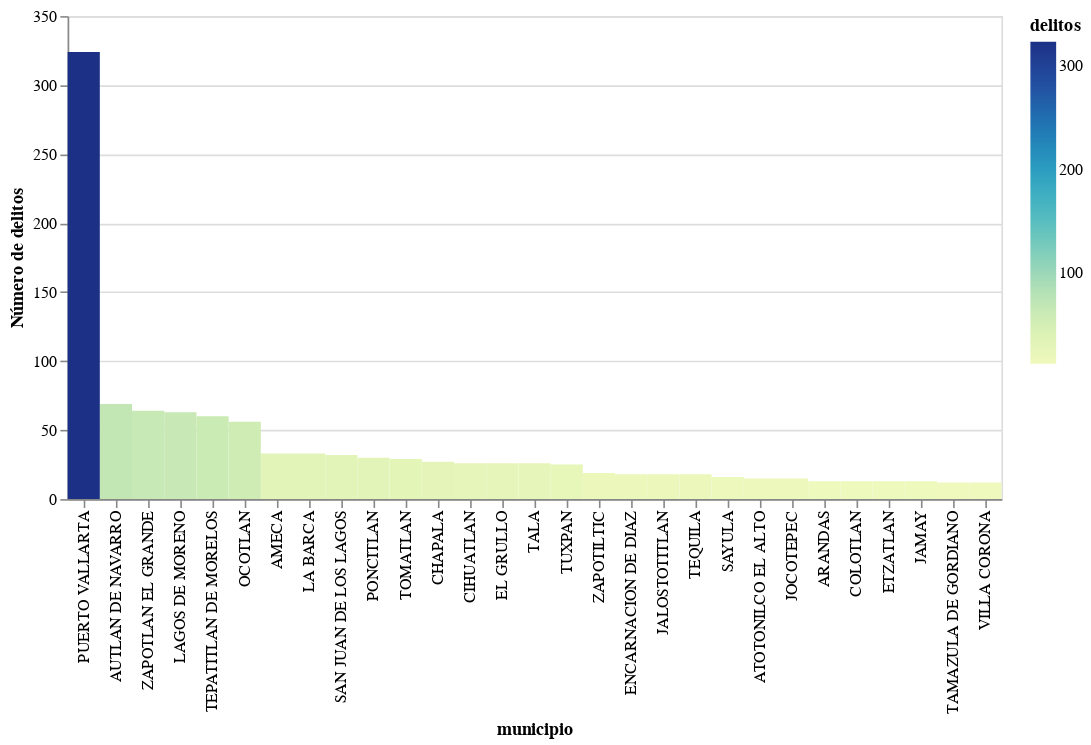

Notebook cell for this chart:
### Code cell
alt.Chart(
    delito_int,
).mark_rect().encode(
    x=alt.X('municipio:N', sort='-y'),
    y=alt.Y('fecha:Q', title="Número de delitos"),
    color=alt.Color('fecha:Q', title="delitos")

).transform_window(
    rank='rank(fecha)',
    sort=[alt.SortField('fecha', order='descending')]
).transform_filter(
    (alt.datum.rank < 30)
)

### Figure 1 — Vega-Lite specification as saved in the notebook (floating-point values rounded to 4 significant figures)
{"config": {"view": {"continuousWidth": 400, "continuousHeight": 300}}, "data": {"name": "data-0fa355551ab93238bf3b21189b7ba7eb"}, "mark": "rect", "encoding": {"color": {"field": "fecha", "title": "delitos", "type": "quantitative"}, "x": {"field": "municipio", "sort": "-y", "type": "nominal"}, "y": {"field": "fecha", "title": "Número de delitos", "type": "quantitative"}}, "transform": [{"window": [{"op": "rank", "field": "fecha", "as": "rank"}], "sort": [{"field": "fecha", "order": "descending"}]}, {"filter": "(datum.rank < 30)"}], "$schema": "https://vega.github.io/schema/vega-lite/v4.17.0.json", "datasets": {"data-0fa355551ab93238bf3b21189b7ba7eb": [{"municipio": "ACATIC", "fecha": 4}, {"municipio": "ACATLAN DE JUAREZ", "fecha": 10}, {"municipio": "AHUALULCO DE MERCADO", "fecha": 9}, {"municipio": "AMACUECA", "fecha": 1}, {"municipio": "AMATITAN", "fecha": 3}, {"municipio": "AMECA", "fecha": 33}, {"municipio": "ARANDAS", "fecha": 13}, {"municipio": "ATEMAJAC DE BRIZUELA", "fecha": 2}, {"municipio": "ATENGO", "fecha": 4}, {"municipio": "ATENGUILLO", "fecha": 1}, {"municipio": "ATOTONILCO EL ALTO", "fecha": 15}, {"municipio": "ATOYAC", "fecha": 1}, {"municipio": "AUTLAN DE NAVARRO", "fecha": 69}, {"municipio": "AYOTLAN", "fecha": 8}, {"municipio": "AYUTLA", "fecha": 7}, {"municipio": "BOLAÑOS", "fecha": 1}, {"municipio": "CABO CORRIENTES", "fecha": 3}, {"municipio": "CASIMIRO CASTILLO", "fecha": 8}, {"municipio": "CAÑADAS DE OBREGON", "fecha": 1}, {"municipio": "CHAPALA", "fecha": 27}, {"municipio": "CHIQUILISTLAN", "fecha": 1}, {"municipio": "CIHUATLAN", "fecha": 26}, {"municipio": "COCULA", "fecha": 9}, {"municipio": "COLOTLAN", "fecha": 13}, {"municipio": "CONCEPCION DE BUENOS AIRES", "fecha": 4}, {"municipio": "CUAUTITLAN DE GARCIA BARRAGAN", "fecha": 2}, {"municipio": "CUAUTLA", "fecha": 1}, {"municipio": "CUQUIO", "fecha": 3}, {"municipio": "DEGOLLADO", "fecha": 7}, {"municipio": "EL ARENAL", "fecha": 5}, {"municipio": "EL GRULLO", "fecha": 26}, {"municipio": "EL LIMON", "fecha": 2}, {"municipio": "ENCARNACION DE DIAZ", "fecha": 18}, {"municipio": "ETZATLAN", "fecha": 13}, {"municipio": "GOMEZ FARIAS", "fecha": 10}, {"municipio": "HOSTOTIPAQUILLO", "fecha": 1}, {"municipio": "HUEJUCAR", "fecha": 6}, {"municipio": "HUEJUQUILLA EL ALTO", "fecha": 3}, {"municipio": "IXTLAHUACAN DEL RIO", "fecha": 5}, {"municipio": "JALOSTOTITLAN", "fecha": 18}, {"municipio": "JAMAY", "fecha": 13}, {"municipio": "JESUS MARIA", "fecha": 2}, {"municipio": "JOCOTEPEC", "fecha": 15}, {"municipio": "JUCHITLAN", "fecha": 6}, {"municipio": "LA BARCA", "fecha": 33}, {"municipio": "LA HUERTA", "fecha": 11}, {"municipio": "LAGOS DE MORENO", "fecha": 63}, {"municipio": "MAGDALENA", "fecha": 5}, {"municipio": "MASCOTA", "fecha": 3}, {"municipio": "MAZAMITLA", "fecha": 9}, {"municipio": "MEZQUITIC", "fecha": 1}, {"municipio": "MIXTLAN", "fecha": 1}, {"municipio": "OCOTLAN", "fecha": 56}, {"municipio": "OJUELOS DE JALISCO", "fecha": 6}, {"municipio": "PIHUAMO", "fecha": 3}, {"municipio": "PONCITLAN", "fecha": 30}, {"municipio": "PUERTO VALLARTA", "fecha": 324}, {"municipio": "SAN GABRIEL", "fecha": 10}, {"municipio": "SAN JUAN DE LOS LAGOS", "fecha": 32}, {"municipio": "SAN JUANITO DE ESCOBEDO", "fecha": 4}, {"municipio": "SAN JULIAN", "fecha": 3}, {"municipio": "SAN MARCOS", "fecha": 1}, {"municipio": "SAN MARTIN HIDALGO", "fecha": 9}, {"municipio": "SAN MIGUEL EL ALTO", "fecha": 8}, {"municipio": "SANTA MARIA DE LOS ANGELES", "fecha": 4}, {"municipio": "SAYULA", "fecha": 16}, {"municipio": "TALA", "fecha": 26}, {"municipio": "TALPA DE ALLENDE", "fecha": 7}, {"municipio": "TAMAZULA DE GORDIANO", "fecha": 12}, {"municipio": "TAPALPA", "fecha": 2}, {"municipio": "TECALITLAN", "fecha": 5}, {"municipio": "TECHALUTA DE MONTENEGRO", "fecha": 2}, {"municipio": "TECOLOTLAN", "fecha": 11}, {"municipio": "TENAMAXTLAN", "fecha": 4}, {"municipio": "TEOCALTICHE", "fecha": 8}, {"municipio": "TEOCUITATLAN DE CORONA", "fecha": 5}, {"municipio": "TEPATITLAN DE MORELOS", "fecha": 60}, {"municipio": "TEQUILA", "fecha": 18}, {"municipio": "TIZAPAN EL ALTO", "fecha": 8}, {"municipio": "TOLIMAN", "fecha": 2}, {"municipio": "TOMATLAN", "fecha": 29}, {"municipio": "TOTATICHE", "fecha": 1}, {"municipio": "TOTOTLAN", "fecha": 7}, {"municipio": "TUXCACUESCO", "fecha": 6}, {"municipio": "TUXCUECA", "fecha": 5}, {"municipio": "TUXPAN", "fecha": 25}, {"municipio": "UNION DE SAN ANTONIO", "fecha": 4}, {"municipio": "UNION DE TULA", "fecha": 7}, {"municipio": "VALLE DE GUADALUPE", "fecha": 2}, {"municipio": "VALLE DE JUAREZ", "fecha": 3}, {"municipio": "VILLA CORONA", "fecha": 12}, {"municipio": "VILLA GUERRERO", "fecha": 3}, {"municipio": "VILLA HIDALGO", "fecha": 4}, {"municipio": "VILLA PURIFICACION", "fecha": 3}, {"municipio": "YAHUALICA DE GONZALEZ GALLO", "fecha": 7}, {"municipio": "ZACOALCO DE TORRES", "fecha": 7}, {"municipio": "ZAPOTILTIC", "fecha": 19}, {"municipio": "ZAPOTITLAN DE VADILLO", "fecha": 3}, {"municipio": "ZAPOTLAN DEL REY", "fecha": 9}, {"municipio": "ZAPOTLAN EL GRANDE", "fecha": 64}]}}
